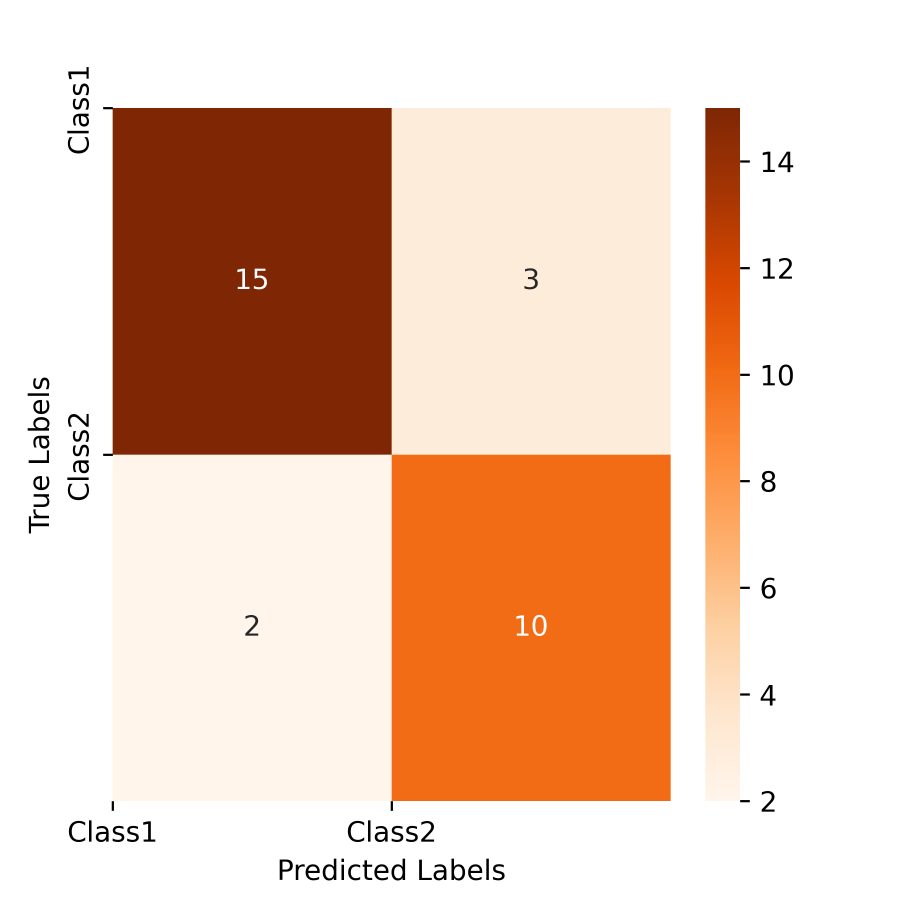
#> input picture confusion_matrix.png, 2700 x 2700 px (shown at 1/3 size)
$ python -i visual_diagnostics.py   (imports and definitions only)
#> lines starting #> are read from the running program, lines starting #| are printed output that depends on the picture
"""Deterministic accessibility previews and lightweight visual diagnostics."""

from __future__ import annotations

import hashlib
import math
import statistics
import warnings
from dataclasses import dataclass
from io import BytesIO
from pathlib import Path
from typing import TYPE_CHECKING

from PIL import Image, ImageOps, UnidentifiedImageError

if TYPE_CHECKING:
    from matplotlib.figure import Figure

_MAX_PREVIEW_PIXELS = 100_000_000
_MAX_RENDERED_TEXT_OBJECTS = 500
_MIN_LEGIBLE_FONT_POINTS = 5.0
_OUTSIDE_TOLERANCE_PIXELS = 0.5
_OVERLAP_AREA_FRACTION = 0.15
_SIMULATION_MATRICES: dict[str, tuple[float, ...]] = {
    # Screening matrices intended to reveal colour-only encodings.  They are
    # deterministic approximations, not clinical models of individual vision.
    "protanopia": (
        0.56667,
        0.43333,
        0.0,
        0.55833,
        0.44167,
        0.0,
        0.0,
        0.24167,
        0.75833,
    ),
    "deuteranopia": (
        0.625,
        0.375,
        0.0,
        0.7,
        0.3,
        0.0,
        0.0,
        0.3,
        0.7,
    ),
    "tritanopia": (
        0.95,
        0.05,
        0.0,
        0.0,
        0.43333,
        0.56667,
        0.0,
        0.475,
        0.525,
    ),
}


@dataclass(frozen=True, slots=True)
class PreviewImage:
    """One in-memory PNG accessibility preview."""

    name: str
    png_bytes: bytes
    sha256: str
    width: int
    height: int


@dataclass(frozen=True, slots=True)
class AccessibilityPreview:
    """All deterministic previews generated from one rendered figure."""

    source_width: int
    source_height: int
    images: tuple[PreviewImage, ...]
    disclaimer: str = (
        "Colour-vision simulations are screening approximations; they do not certify "
        "accessibility or model every viewer."
    )

    # [5 lines left out: function get, not called in this run]


@dataclass(frozen=True, slots=True)
class VisualDiagnostic:
    """One measured visual signal and its interpretation."""

    code: str
    severity: str
    message: str
    value: float | int | bool
    confidence: float = 0.5
    limitations: tuple[str, ...] = (
        "This is a deterministic heuristic and requires author review.",
    )

    # [15 lines left out: functions __post_init__, to_dict, not called in this run]


@dataclass(frozen=True, slots=True)
class VisualDiagnostics:
    """Visual measurements plus the accessibility preview set."""

    width: int
    height: int
    diagnostics: tuple[VisualDiagnostic, ...]
    previews: AccessibilityPreview

    @property
    def warnings(self) -> tuple[VisualDiagnostic, ...]:
        return tuple(item for item in self.diagnostics if item.severity == "warning")

    # [116 lines left out: functions to_dict, _source_image, _png_preview, _apply_matrix, render_accessibility_previews, not called in this run]


@dataclass(frozen=True, slots=True)
class _RenderedText:
    bounds: tuple[float, float, float, float]
    font_size_points: float


def _bounds_area(bounds: tuple[float, float, float, float]) -> float:
    return max(0.0, bounds[2] - bounds[0]) * max(0.0, bounds[3] - bounds[1])


# [420 lines left out: functions _outside_bounds, _overlap_fraction, _finite_bounds, _relative_luminance, _colormap_diagnostics, _rendered_figure_diagnostics and 2 more, not called in this run]


__all__ = [
    "AccessibilityPreview",
    "PreviewImage",
    "VisualDiagnostic",
    "VisualDiagnostics",
    "diagnose_visual",
    "render_accessibility_previews",
    "write_accessibility_previews",
]

>>> import cv2
>>> picture = cv2.imread('../../confusion_matrix.png', cv2.IMREAD_GRAYSCALE)
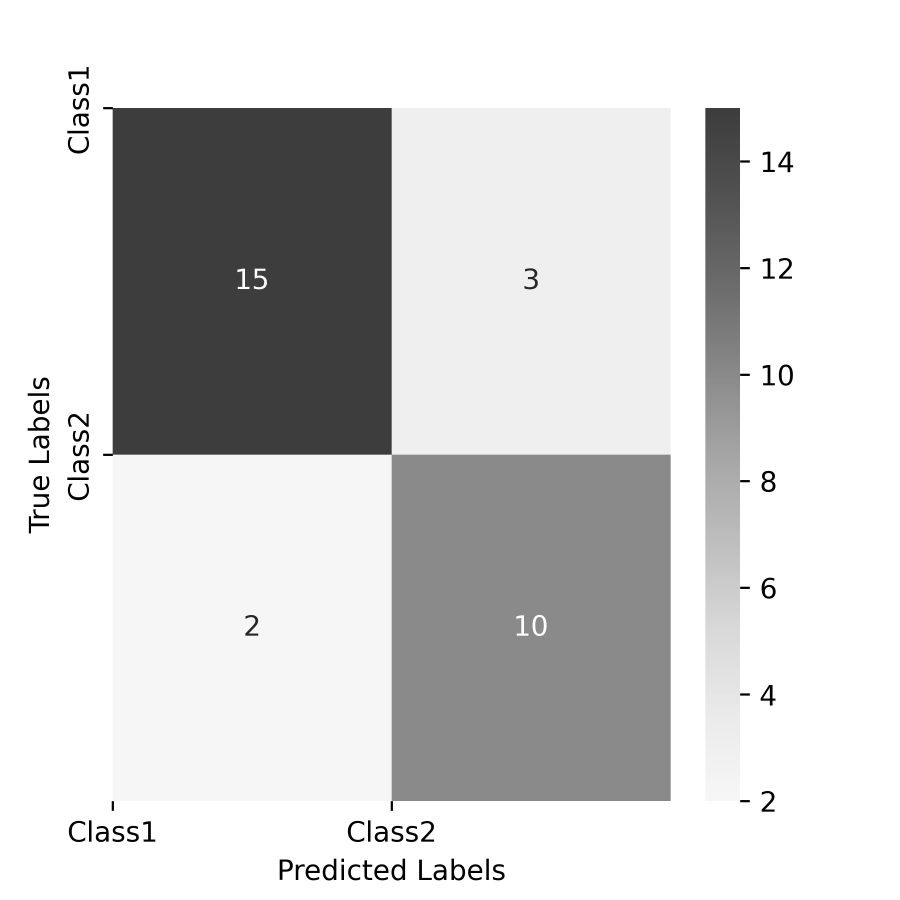
#> picture: shape (2700, 2700) (shown at 1/3 size); min 0, max 255, mean 210.3
#> (the run stopped early here; a loop or call above may not have finished)
